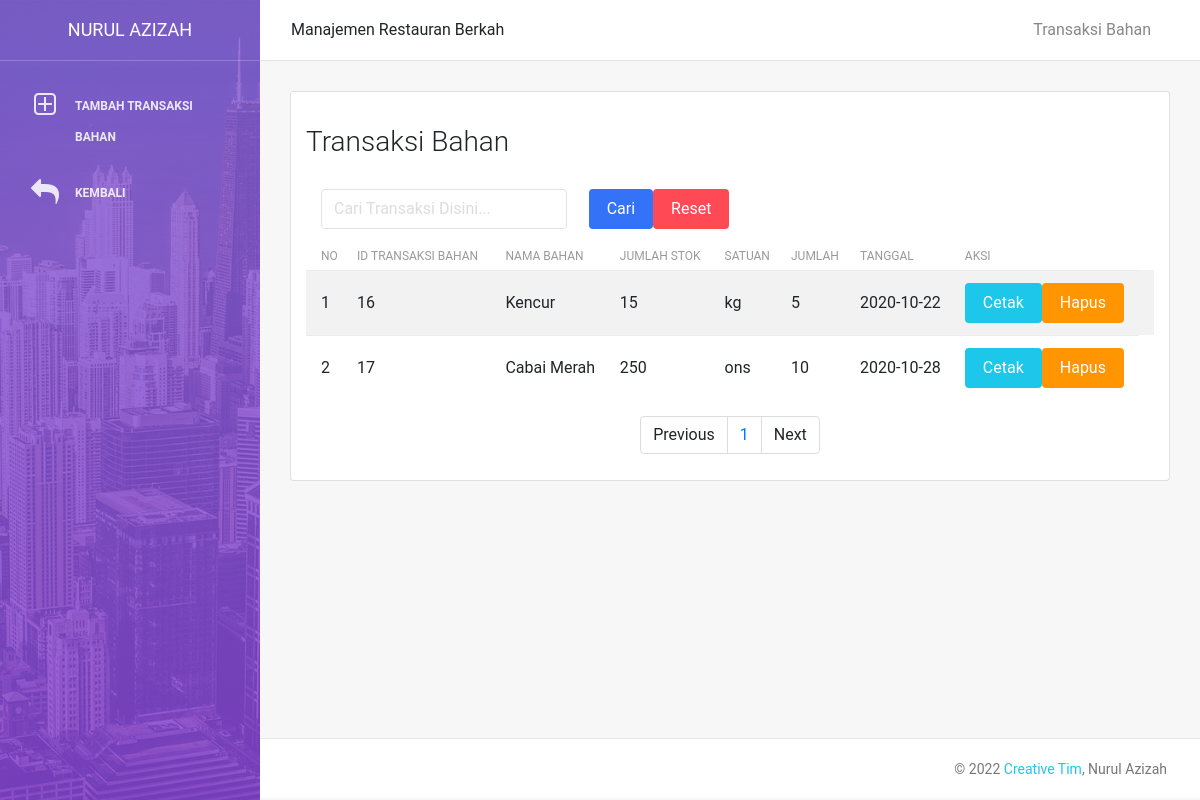
The page /transaksi_bahan.php (signed in) on the database its author committed.
### tables this page shows
CREATE TABLE `transaksi_bahan` (
  `id_transaksi_bahan` int(11) NOT NULL,
  `id_bahan` int(11) NOT NULL,
  `jumlah` int(11) NOT NULL,
  `tanggal` date NOT NULL
);

CREATE TABLE `bahan` (
  `id_bahan` int(11) NOT NULL,
  `nama_bahan` varchar(100) NOT NULL,
  `stok` int(11) NOT NULL,
  `satuan` varchar(100) NOT NULL,
  `harga_pokok` bigint(20) NOT NULL
);

### transaksi_bahan.php (the view, shortened to what this page needs)
<?php
include 'config.php';
?>
<!DOCTYPE html>
<html lang="en">
<head>
    <link rel="stylesheet" href="https://maxcdn.bootstrapcdn.com/font-awesome/latest/css/font-awesome.min.css" />
    <link href="assets/css/bootstrap.min.css" rel="stylesheet" />
    <link href="assets/css/light-bootstrap-dashboard.css?v=2.0.0 " rel="stylesheet" />
    <link href="assets/css/demo.css" rel="stylesheet" />
</head>
<body>
    <div class="wrapper">
        <div class="sidebar" data-image="assets/img/bg-01.jpg">
            <div class="sidebar-wrapper">
                <div class="logo">
                    <a class="simple-text">
                        Nurul Azizah
                    </a>
                </div>
                <ul class="nav">
                      <li>
                        <a class="nav-link" href="tambah_tb.php">
                            <i class="fa fa-plus-square-o"></i>
                            <p>Tambah Transaksi <br>Bahan</p>
                        </a>
                    </li>
                    <li>
                       <a class="nav-link" onclick="history.back(-1)">
                            <i class="fa fa-reply"></i>
                            <p>Kembali</p>
                        </a>
                    </li>
                </ul>
            </div>
        </div>
        <div class="main-panel">
            <nav class="navbar navbar-expand-lg " color-on-scroll="500">
                <div class="container-fluid">
                    <div class="collapse navbar-collapse justify-content-end" id="navigation">
                        <ul class="nav navbar-nav mr-auto">
                          Manajemen Restauran Berkah
                        </ul>
                        <ul class="navbar-nav ml-auto">
                            <li class="nav-item">
                                <a class="nav-link">
                                    <span class="no-icon">Transaksi Bahan</span>
                                </a>
                            </li>
                        </ul>
                    </div>
                </div>
            </nav>
            <div class="content">
                <div class="container-fluid">
                    <div class="row">
                        <div class="col">
                            <div class="card">
                                <div class="card-header">
                                    <h3>Transaksi Bahan</h3>
                                </div>
                                <div class="card-body">
<form class="form-inline" method="post" role="search" >
   <div class="col-md-4">
        <input type="text" name="keyword" class="form-control" placeholder="Cari Transaksi Disini...">
    </div>
  <button type="submit" name="cari" class="btn btn-primary btn-fill">Cari</button>
  <a href="transaksi_bahan.php" class="btn btn-danger btn-fill">Reset</a>
</form>
  <table id="tabel"  class="table table-hover table-striped">
    <thead>
    <tr>
        <th>No</th>
        <th>Id Transaksi Bahan</th>
        <th>Nama Bahan</th>
        <th>Jumlah Stok</th>
        <th>Satuan</th>
        <th>Jumlah</th>
        <th>Tanggal</th>
        <th>Aksi</th>
    </tr>
</thead>
    <?php
    $i=1;
    $batas = 7;
    $halaman = isset($_GET['halaman'])?(int)$_GET['halaman'] : 1;
    $halaman_awal = ($halaman>1) ? ($halaman * $batas) - $batas : 0;
    $previous = $halaman - 1;
    $next = $halaman + 1;
    $view = mysqli_query($dbconnect,"SELECT * FROM transaksi_bahan NATURAL JOIN bahan");
    $jumlah_data = mysqli_num_rows($view);
    $total_halaman = ceil($jumlah_data / $batas);
    $view = mysqli_query($dbconnect,"SELECT * FROM transaksi_bahan NATURAL JOIN bahan LIMIT $halaman_awal, $batas");
    while($row = mysqli_fetch_array($view)){
    ?>
    <tr>
        <td><?=$i?></td>
        <td><?= $row['id_transaksi_bahan']?></td>
        <td><?= $row['nama_bahan']?></td>
        <td><?= $row['stok']?></td>
        <td><?= $row['satuan']?></td>
        <td><?= $row['jumlah']?></td>
        <td><?= $row['tanggal']?></td>
        <td>
            <a href="cetak_tb.php?id=<?=$row['id_transaksi_bahan']?>" target="_BLANK" class="btn btn-info btn-fill">Cetak</a>
            <a href="hapus_tb.php?id=<?=$row['id_transaksi_bahan']?>" class="btn btn-warning btn-fill" onclick="return confirm('Apakah anda yakin?')">Hapus</a>
        </td>
    </tr>
    <?php
    $i++;
    }
    ?>
  </table>
  <nav>
            <ul class="pagination justify-content-center">
                <li class="page-item">
                    <a class="page-link" <?php if($halaman > 1){ echo "href='?halaman=$previous'"; } ?>>Previous</a>
                </li>
                <?php
                for($x=1;$x<=$total_halaman;$x++){
                    ?>
                    <li class="page-item"><a class="page-link" href="?halaman=<?php echo $x ?>"><?php echo $x; ?></a></li>
                    <?php
                }
                ?>
                <li class="page-item">
                    <a  class="page-link" <?php if($halaman < $total_halaman) { echo "href='?halaman=$next'"; } ?>>Next</a>
                </li>
            </ul>
        </nav>
                                </div>
                            </div>
                        </div>
                    </div>
                </div>
            </div>
            <footer class="footer">
                <div class="container-fluid">
                    <nav>
                        <p class="copyright text-center">
                            ©
                            <a href="http://www.creative-tim.com">Creative Tim</a>, Nurul Azizah
                        </p>
                    </nav>
                </div>
            </footer>
        </div>
    </div>
</body>
</html>

### rows shown on the page
transaksi_bahan: id_transaksi_bahan "16", id_bahan.nama_bahan "Kencur", id_bahan.stok "15", id_bahan.satuan "kg", jumlah "5", tanggal "2020-10-22"
transaksi_bahan: id_transaksi_bahan "17", id_bahan.nama_bahan "Cabai Merah", id_bahan.stok "250", id_bahan.satuan "ons", jumlah "10", tanggal "2020-10-28"
